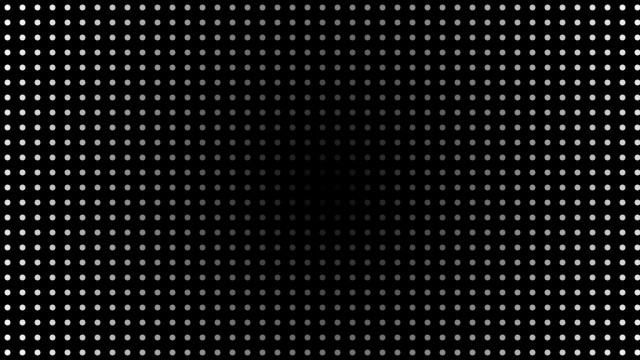
Frame 1 (no input)
Frame 2 (the mouse pressed at the canvas centre, redrawn once): identical to frame 1, image omitted

The Processing sketch that drew this single still picture (run headless with seeded random() and noise(); the mouse was pressed at the canvas centre and the sketch redrawn once):

// Processing sketch: build
// ── build.pde
// Processes - Day 9
// Prayash Thapa - January 9, 2016

float[][] distances;
float maxDistance;
int spacer;

// ************************************************************************************

void setup() {
  size(640, 360);
  maxDistance = dist(width/2, height/2, width, height);
  distances = new float[width][height];
  for (int y = 0; y < height; y++) {
    for (int x = 0; x < width; x++) {
      float distance = dist(width/2, height/2, x, y);
      distances[x][y] = distance/maxDistance * 255;

    }
  }
  spacer = 15;
  strokeWeight(6);
  noLoop();
}

// ************************************************************************************

void draw() {
  background(0);
  // This embedded loop skips over values in the arrays based on
  // the spacer variable, so there are more values in the array
  // than are drawn here. Change the value of the spacer variable
  // to change the density of the points
  for (int y = 0; y < height; y += spacer) {
    for (int x = 0; x < width; x += spacer) {
      stroke(distances[x][y]);
      point(x + spacer/2, y + spacer/2);
    }
  }
}
